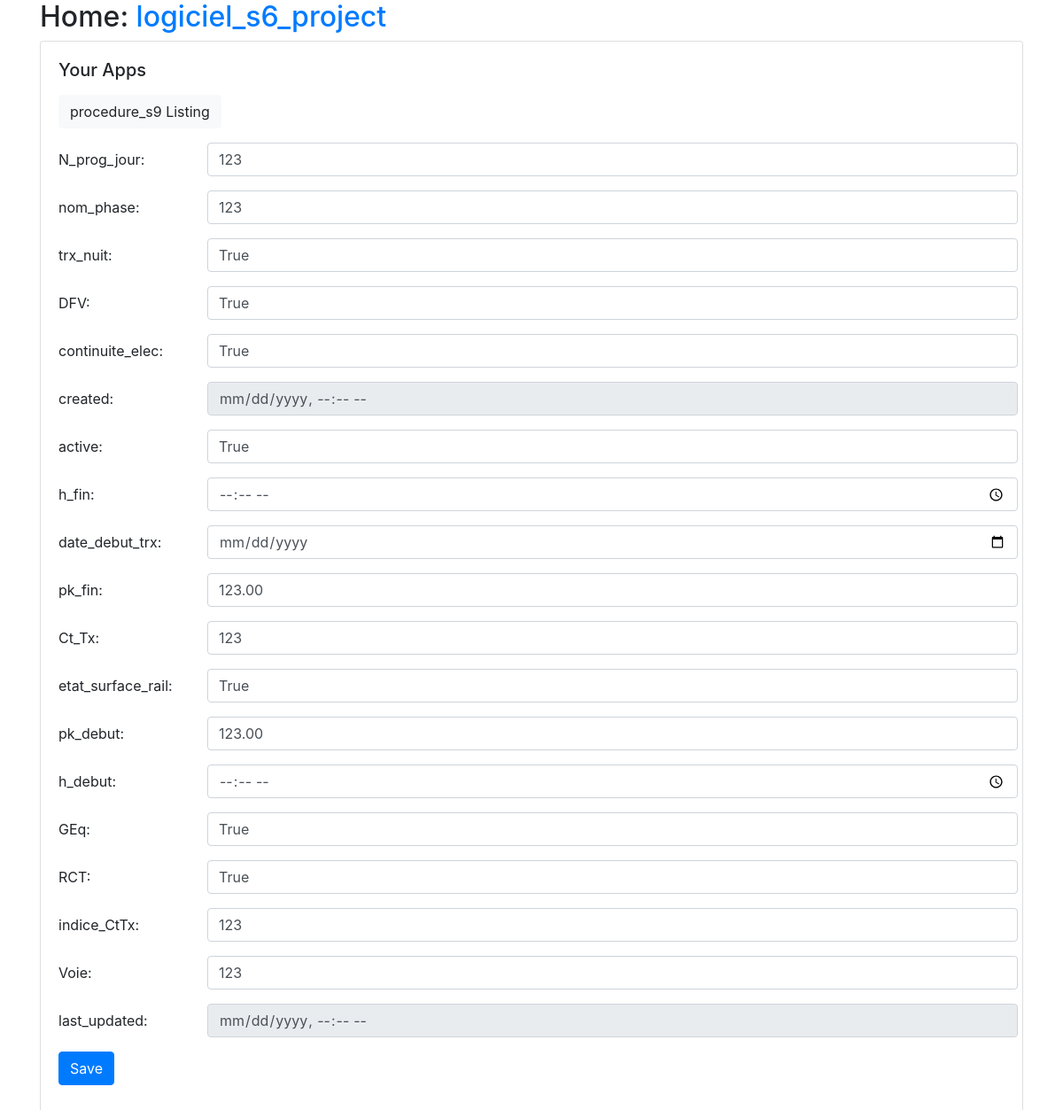
The app's page /info_base_chantier/info_base_chantier/procedure_s9/update/1/ with its own data.
### info_base_chantier/models.py (models this page shows, shortened)
class procedure_s9(models.Model):
    N_prog_jour = models.IntegerField()
    nom_phase = models.CharField(max_length=30)
    trx_nuit = models.BooleanField()
    DFV = models.BooleanField()
    continuite_elec = models.BooleanField()
    created = models.DateTimeField(auto_now_add=True, editable=False)
    active = models.BooleanField()
    h_fin = models.TimeField()
    date_debut_trx = models.DateField()
    pk_fin = models.DecimalField(max_digits=10, decimal_places=2)
    Ct_Tx = models.CharField(max_length=30)
    etat_surface_rail = models.BooleanField()
    pk_debut = models.DecimalField(max_digits=10, decimal_places=2)
    h_debut = models.TimeField()
    GEq = models.BooleanField()
    RCT = models.BooleanField()
    indice_CtTx = models.CharField(max_length=30)
    Voie = models.CharField(max_length=30)
    last_updated = models.DateTimeField(auto_now=True, editable=False)
    class Meta:
        pass

### info_base_chantier/views.py (the view)
# urls.py: path("info_base_chantier/procedure_s9/update/<int:pk>/", views.procedure_s9UpdateView.as_view(), name="info_base_chantier_procedure_s9_update"),
class procedure_s9UpdateView(generic.UpdateView):
    model = models.procedure_s9
    form_class = forms.procedure_s9Form
    pk_url_kwarg = "pk"

### info_base_chantier/forms.py
class procedure_s9Form(forms.ModelForm):
    class Meta:
        model = models.procedure_s9
        fields = [
            "N_prog_jour",
            "nom_phase",
            "trx_nuit",
            "DFV",
            "continuite_elec",
            "active",
            "h_fin",
            "date_debut_trx",
            "pk_fin",
            "Ct_Tx",
            "etat_surface_rail",
            "pk_debut",
            "h_debut",
            "GEq",
            "RCT",
            "indice_CtTx",
            "Voie",
        ]

### info_base_chantier/templates/info_base_chantier/procedure_s9_form.html (shortened to what this page needs)
{% extends "base.html" %}
{% load static %}
{% block content %}
<p>
    <a class="btn btn-light" href="{% url 'info_base_chantier_procedure_s9_list' %}">
    procedure_s9 Listing
    </a>
</p>
<form method="post" enctype="multipart/form-data">
  <div class="form-group row">
  <label class="col-sm-2 col-form-label" for="N_prog_jour">N_prog_jour: </label>
  <input class="form-control col-sm-10" id="N_prog_jour" type="number" name="N_prog_jour" value="{{ object.N_prog_jour }}">
  </div>
  <div class="form-group row">
  <label class="col-sm-2 col-form-label" for="nom_phase">nom_phase: </label>
  <input class="form-control col-sm-10" id="nom_phase" type="text" name="nom_phase" value="{{ object.nom_phase }}">
  </div>
  <div class="form-group row">
  <label class="col-sm-2 col-form-label" for="trx_nuit">trx_nuit: </label>
  <input class="form-control col-sm-10" id="trx_nuit" type="text" name="trx_nuit" value="{{ object.trx_nuit }}">
  </div>
  <div class="form-group row">
  <label class="col-sm-2 col-form-label" for="DFV">DFV: </label>
  <input class="form-control col-sm-10" id="DFV" type="text" name="DFV" value="{{ object.DFV }}">
  </div>
  <div class="form-group row">
  <label class="col-sm-2 col-form-label" for="continuite_elec">continuite_elec: </label>
  <input class="form-control col-sm-10" id="continuite_elec" type="text" name="continuite_elec" value="{{ object.continuite_elec }}">
  </div>
  <div class="form-group row">
  <label class="col-sm-2 col-form-label" for="created">created: </label>
  <input class="form-control col-sm-10" id="created" type="datetime-local" name="created" value="{{ object.created }}" disabled>
  </div>
  <div class="form-group row">
  <label class="col-sm-2 col-form-label" for="active">active: </label>
  <input class="form-control col-sm-10" id="active" type="text" name="active" value="{{ object.active }}">
  </div>
  <div class="form-group row">
  <label class="col-sm-2 col-form-label" for="h_fin">h_fin: </label>
  <input class="form-control col-sm-10" id="h_fin" type="time" name="h_fin" value="{{ object.h_fin }}">
  </div>
  <div class="form-group row">
  <label class="col-sm-2 col-form-label" for="date_debut_trx">date_debut_trx: </label>
  <input class="form-control col-sm-10" id="date_debut_trx" type="date" name="date_debut_trx" value="{{ object.date_debut_trx }}">
  </div>
  <div class="form-group row">
  <label class="col-sm-2 col-form-label" for="pk_fin">pk_fin: </label>
  <input class="form-control col-sm-10" id="pk_fin" type="text" name="pk_fin" value="{{ object.pk_fin }}">
  </div>
  <div class="form-group row">
  <label class="col-sm-2 col-form-label" for="Ct_Tx">Ct_Tx: </label>
  <input class="form-control col-sm-10" id="Ct_Tx" type="text" name="Ct_Tx" value="{{ object.Ct_Tx }}">
  </div>
  <div class="form-group row">
  <label class="col-sm-2 col-form-label" for="etat_surface_rail">etat_surface_rail: </label>
  <input class="form-control col-sm-10" id="etat_surface_rail" type="text" name="etat_surface_rail" value="{{ object.etat_surface_rail }}">
  </div>
  <div class="form-group row">
  <label class="col-sm-2 col-form-label" for="pk_debut">pk_debut: </label>
  <input class="form-control col-sm-10" id="pk_debut" type="text" name="pk_debut" value="{{ object.pk_debut }}">
  </div>
  <div class="form-group row">
  <label class="col-sm-2 col-form-label" for="h_debut">h_debut: </label>
  <input class="form-control col-sm-10" id="h_debut" type="time" name="h_debut" value="{{ object.h_debut }}">
  </div>
  <div class="form-group row">
  <label class="col-sm-2 col-form-label" for="GEq">GEq: </label>
  <input class="form-control col-sm-10" id="GEq" type="text" name="GEq" value="{{ object.GEq }}">
  </div>
  <div class="form-group row">
  <label class="col-sm-2 col-form-label" for="RCT">RCT: </label>
  <input class="form-control col-sm-10" id="RCT" type="text" name="RCT" value="{{ object.RCT }}">
  </div>
  <div class="form-group row">
  <label class="col-sm-2 col-form-label" for="indice_CtTx">indice_CtTx: </label>
  <input class="form-control col-sm-10" id="indice_CtTx" type="text" name="indice_CtTx" value="{{ object.indice_CtTx }}">
  </div>
  <div class="form-group row">
  <label class="col-sm-2 col-form-label" for="Voie">Voie: </label>
  <input class="form-control col-sm-10" id="Voie" type="text" name="Voie" value="{{ object.Voie }}">
  </div>
  <div class="form-group row">
  <label class="col-sm-2 col-form-label" for="last_updated">last_updated: </label>
  <input class="form-control col-sm-10" id="last_updated" type="datetime-local" name="last_updated" value="{{ object.last_updated }}" disabled>
  </div>
  <input type="submit" value="Save" class="btn btn-primary">
</form>
{% endblock %}

### records on screen
procedure_s9: N_prog_jour "123", nom_phase "123", trx_nuit "True", DFV "True", continuite_elec "True", active "True", pk_fin "123.00", Ct_Tx "123", etat_surface_rail "True", pk_debut "123.00", GEq "True", RCT "True", indice_CtTx "123", Voie "123"
